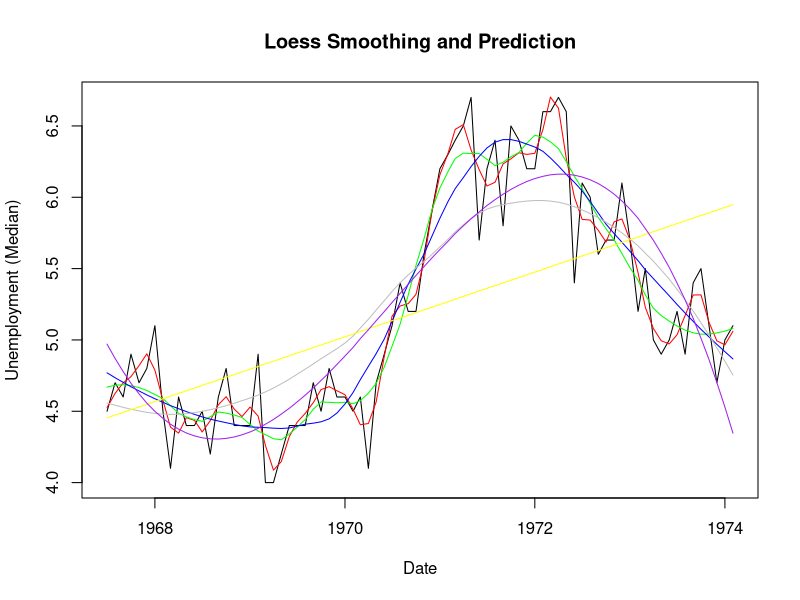

The R source for this figure: (Note: this script raises an error after producing the figure.)
## ---- chunk 1
knitr::opts_chunk$set(echo = TRUE)
## ---- chunk 2
data(economics, package="ggplot2")  # load data
economics$index <- 1:nrow(economics)  # create index variable
economics <- economics[1:80, ]  # retail 80rows for better graphical understanding
loessMod10 <- loess(uempmed ~ index, data=economics, span=0.10) # 10% smoothing span
loessMod25 <- loess(uempmed ~ index, data=economics, span=0.25) # 25% smoothing span
loessMod50 <- loess(uempmed ~ index, data=economics, span=0.50) # 
loessMod100 <- loess(uempmed ~ index, data=economics, span=1)
lm100 <- lm(uempmed ~ index, data = economics)
lm1003 <- lm(uempmed ~ index+I(index^2)+I(index^3),data = economics)
smoothed10 <- predict(loessMod10) 
smoothed25 <- predict(loessMod25) 
smoothed50 <- predict(loessMod50) 
smoothed100 <- predict(loessMod100)
lm100_d <- predict(lm100)
lm1003_d <- predict(lm1003)
plot(economics$uempmed, x=economics$date, type="l", main="Loess Smoothing and Prediction", xlab="Date", ylab="Unemployment (Median)")
lines(smoothed10, x=economics$date, col="red")
lines(smoothed25, x=economics$date, col="green")
lines(smoothed50, x=economics$date, col="blue")
lines(smoothed100, x=economics$date, col = "grey" )
lines(lm100_d, x = economics$date, col = "yellow")
lines(lm1003_d, x = economics$date, col = "purple")


## ---- chunk 3
if(FALSE){
loess(formula, data, weights, subset, na.action, model = FALSE,
      span = 0.75, enp.target, degree = 2,
      parametric = FALSE, drop.square = FALSE, normalize = TRUE,
      family = c("gaussian", "symmetric"),
      method = c("loess", "model.frame"),
      control = loess.control(...), ...)}

## ---- chunk 4
# define function that returns the SSE, 
calcSSE <- function(x=0.5){
  sse <- 99999
  loessMod <- try(loess(uempmed ~ index, data=economics, span=x), silent=T)
  res <- try(loessMod$residuals, silent=T)
  if(class(res)!="try-error"){
    if((sum(res, na.rm=T) > 0)){
      sse <- sum(res^2)  
    }}

  return(sse)
}

optim(par=c(0.5), calcSSE, method="SANN")

final<-0.04598782

## ---- chunk 5

library(caret)

# find k fold optimization

#define k-fold cross validation method
ctrl <- trainControl(method = "cv", number = 5)
grid <- expand.grid(span = seq(0.5, 0.9, len = 5), degree = 1)

#perform cross-validation using smoothing spans ranginf from 0.5 to 0.9
model <- train(uempmed ~ index, data = economics, method = "gamLoess", tuneGrid=grid, trControl = ctrl)

#print results of k-fold cross-validation
print(model)


